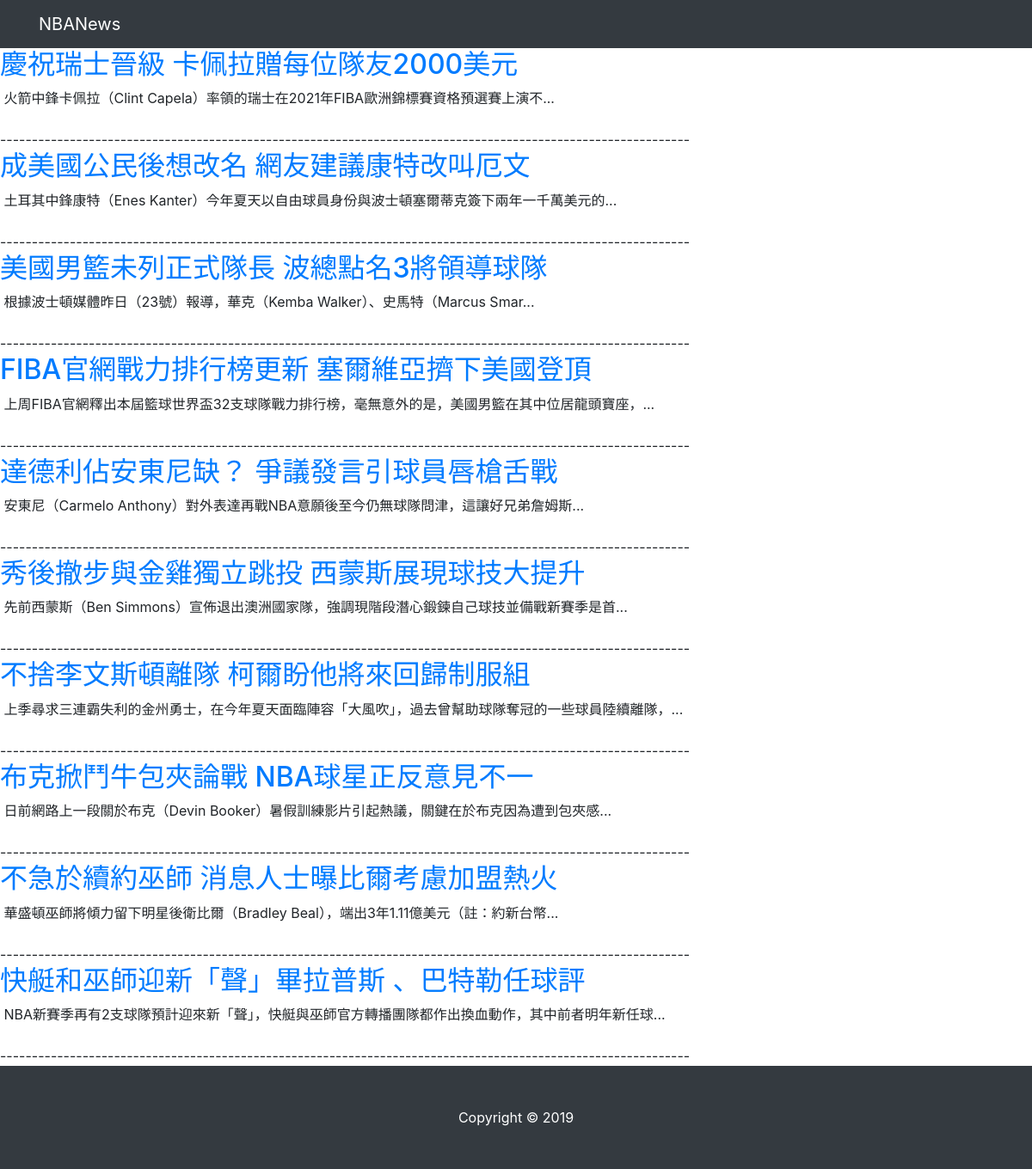
Before: / with the older database file.
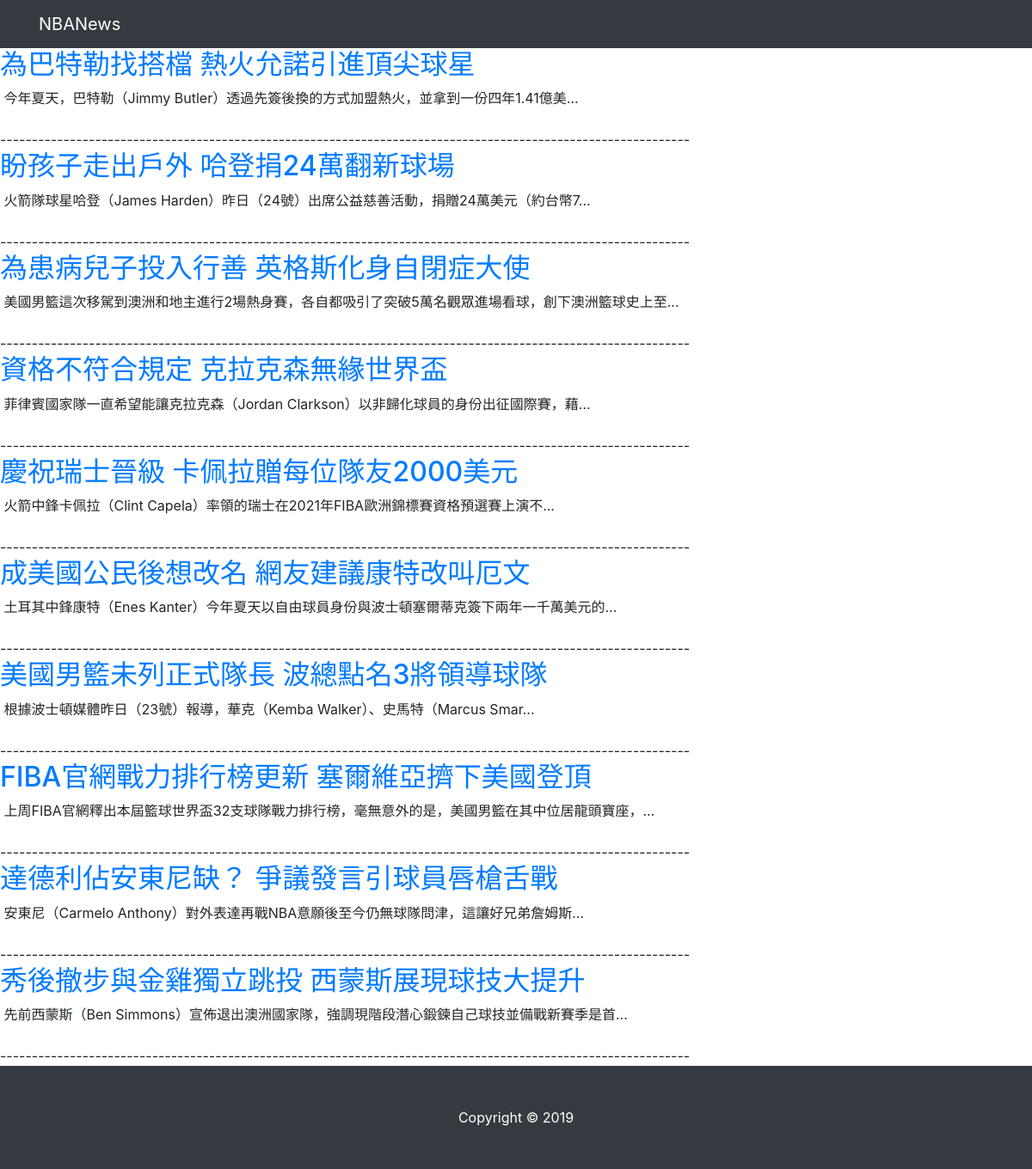
After: the same page with the newer database file.
### crawler/models.py (models this page shows)
class News(models.Model):
    title = models.CharField(max_length=100, blank=True)
    description = models.TextField(blank=True)
    content = models.TextField(blank=True)
    img_url = models.URLField(blank=True)
    created_at = models.DateTimeField(blank=True)
    class Meta:
        managed = True
        verbose_name = 'News'

### crawler/views.py (the view)
# urls.py: path('', NewsList.as_view()),
class NewsList(View):
    template_name = 'index.html'
    def get(self, request):
        News = apps.get_model('crawler', 'News')
        try:
            latest = News.objects.order_by('-created_at')[:10]
            news_list = []
            for news in latest:
                data = {
                    'id': news.id,
                    'title': news.title,
                    'description': news.description,
                    'img_url': news.img_url,
                    'created_at': news.created_at
                }
                news_list.append(data)
        except Exception as e:
            print('Error:', e)
            news_list = None
        return render(request, self.template_name, {'news_list': news_list})

### templates/index.html (shortened to what this page needs)
{% extends "base.html" %}
{% load static %}
{% block content %}
  {% for news in news_list %}
    <div>
        <td>
        <a href='/news_detail/{{news.id}}'><h2><td> {{ news.title }}</td> </h2></a></td>
        <td> {{ news.description }}</td>
        <br>
        <br>
        <div>-------------------------------------------------------------------------------------------------------------</div>
    </div>
  {% endfor %}
{% endblock %}

Changed rows visible on the page:
no longer on this page (row unchanged): News: title "不捨李文斯頓離隊 柯爾盼他將來回歸制服組", description "上季尋求三連霸失利的金州勇士，在今年夏天面臨陣容「大風吹」，過去曾幫助球隊奪冠的一些球員陸續離隊，..."
no longer on this page (row unchanged): News: title "布克掀鬥牛包夾論戰 NBA球星正反意見不一", description "日前網路上一段關於布克（Devin Booker）暑假訓練影片引起熱議，關鍵在於布克因為遭到包夾感..."
no longer on this page (row unchanged): News: title "不急於續約巫師 消息人士曝比爾考慮加盟熱火", description "華盛頓巫師將傾力留下明星後衛比爾（Bradley Beal），端出3年1.11億美元（註：約新台幣..."
no longer on this page (row unchanged): News: title "快艇和巫師迎新「聲」畢拉普斯 、巴特勒任球評", description "NBA新賽季再有2支球隊預計迎來新「聲」，快艇與巫師官方轉播團隊都作出換血動作，其中前者明年新任球..."
added News: title "為巴特勒找搭檔 熱火允諾引進頂尖球星", description "今年夏天，巴特勒（Jimmy Butler）透過先簽後換的方式加盟熱火，並拿到一份四年1.41億美..."
added News: title "盼孩子走出戶外 哈登捐24萬翻新球場", description "火箭隊球星哈登（James Harden）昨日（24號）出席公益慈善活動，捐贈24萬美元（約台幣7..."
added News: title "為患病兒子投入行善 英格斯化身自閉症大使", description "美國男籃這次移駕到澳洲和地主進行2場熱身賽，各自都吸引了突破5萬名觀眾進場看球，創下澳洲籃球史上至..."
added News: title "資格不符合規定 克拉克森無緣世界盃", description "菲律賓國家隊一直希望能讓克拉克森（Jordan Clarkson）以非歸化球員的身份出征國際賽，藉..."
